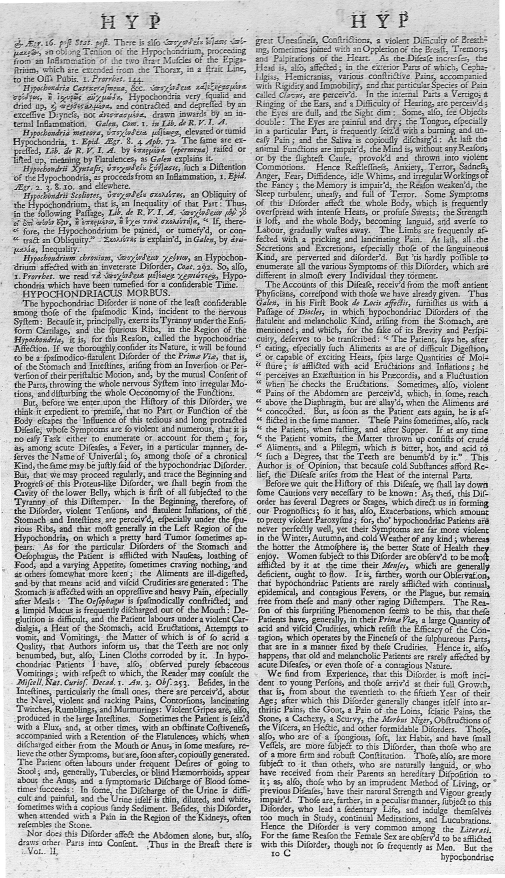
#> input picture data/01686x02_0838.jpg, 1515 x 2632 px, given in place of data, which was not available (shown at 1/3 size)
$ python preocr.py ../data
#> lines starting #> are read from the running program, lines starting #| are printed output that depends on the picture; pictures that were not available may be replaced by others from this repository, and a replacement may not be noted
# -*- coding: utf-8 -*-
from PIL import Image
import os
import argparse
import cv2
import numpy as np
from matplotlib import pyplot as plt
from skimage.color import rgb2gray
from skimage.filters import (threshold_yen, threshold_otsu, threshold_niblack, threshold_sauvola, threshold_local)
from skimage.exposure import rescale_intensity
from skimage.io import imread, imsave
from deskew import determine_skew
from skimage.transform import rotate


def main():
  parser = argparse.ArgumentParser(description='Améliorer des images de page pour l’ocr')
  parser.add_argument('images', metavar='image', nargs='+', help='Un ou plusieurs fichiers image')
  args = parser.parse_args()
  for src in args.images:
    beautify(src)

def beautify(src):
  """
  optimize
  """
#> called with src = '../data'
  dstname, _ = os.path.splitext(os.path.basename(src))
  dst = os.path.join(os.path.dirname(src), "out")
  os.makedirs(dst, exist_ok=True)
  dst =  os.path.join(dst, dstname + '.png')
  dpi = fdpi(src)
#> in fdpi, image_file is the input picture: PIL image 1515x2632 L; min 0, max 255, mean 184.4
#> in fdpi, `x_dpi, y_dpi = image_file.info['dpi']`: x_dpi = 195
#> dpi = 195
  print(dpi)
#| 195
  fx = 2;
  if (dpi < 250):
    fx = 3;
  if (dpi > 500):
    fx = 1;
  img = imread(src)
  img = cv2.resize(img, None, fx=fx, fy=fx, interpolation=cv2.INTER_CUBIC)
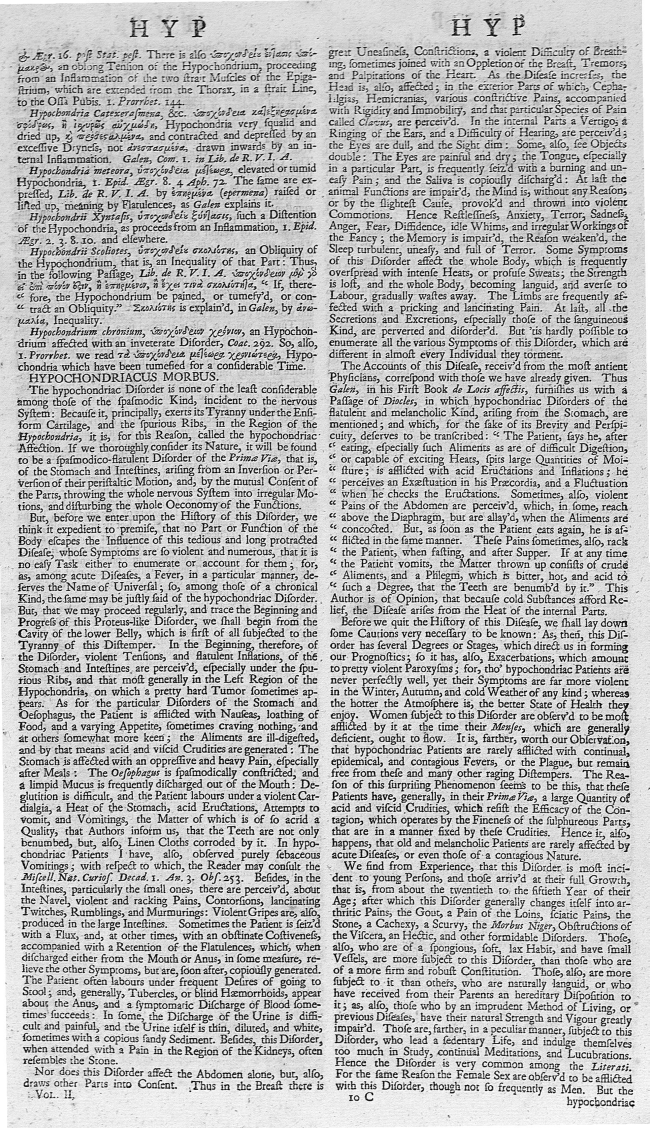
#> img: shape (7896, 4545) (shown at 1/7 size); min 0, max 255, mean 184.5
  thresh = threshold_yen(img)
#> thresh = 189
  # thresh = threshold_otsu(img)
  img = rescale_intensity(img, (0, thresh), (0, 255))
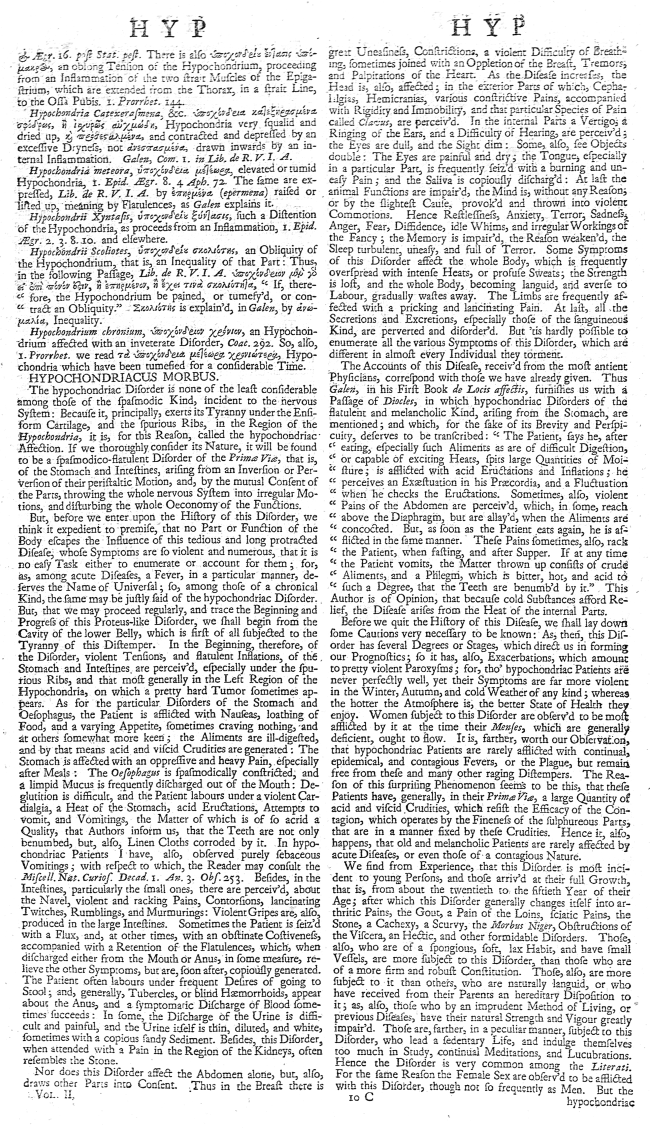
#> img: shape (7896, 4545) float64 (shown at 1/7 size); min 0, max 255, mean 217.3


  img = cv2.GaussianBlur(img, (9,9), 0)
  kernel = cv2.getStructuringElement(cv2.MORPH_ELLIPSE, (3,3))
  img = cv2.erode(img, kernel, iterations=2)
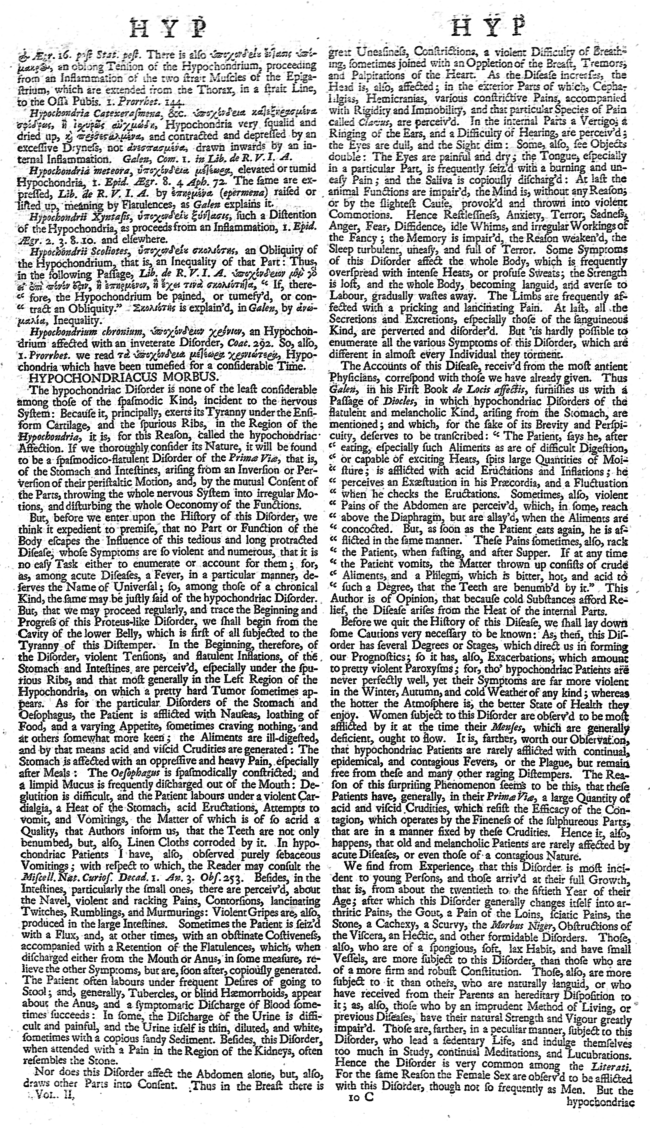
#> img: shape (7896, 4545) float64 (shown at 1/7 size); min 1.35, max 255, mean 198.2
  kernel = cv2.getStructuringElement(cv2.MORPH_ELLIPSE, (3,3))
  img = cv2.dilate(img, kernel, iterations=1)
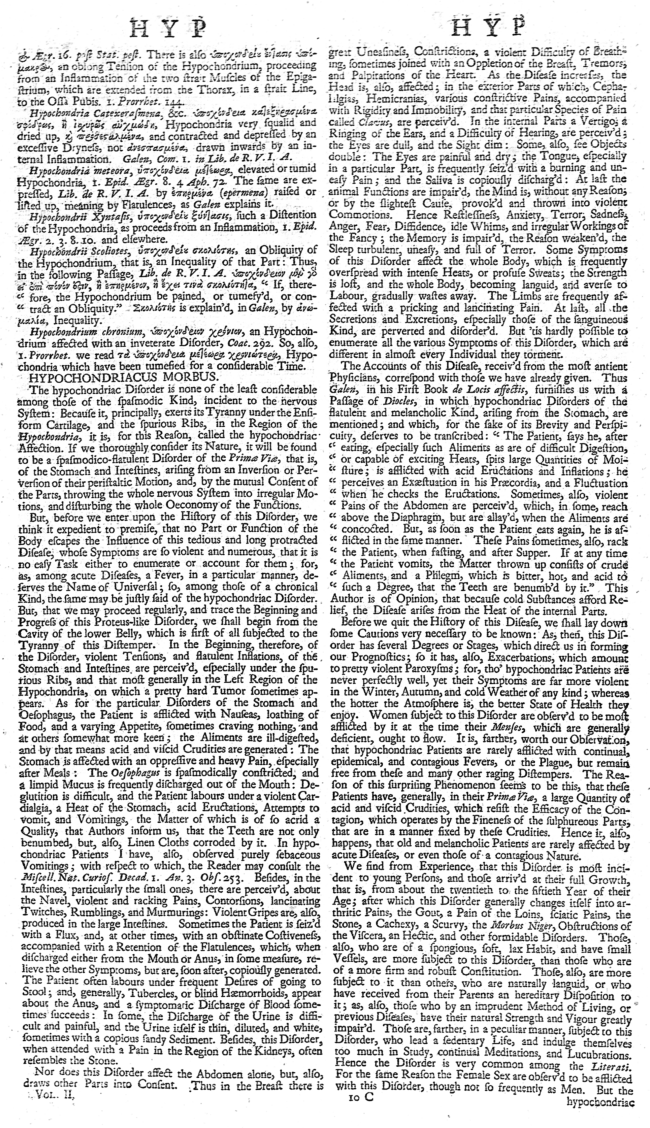
#> img: shape (7896, 4545) float64 (shown at 1/7 size); min 1.35, max 255, mean 207.6
  thresh = threshold_yen(img)
#> thresh = 209.9
  img = rescale_intensity(img, (0, thresh), (0, 255))

  img = img.astype(np.uint8)
  img = cv2.resize(img, None, fx=0.5, fy=0.5, interpolation=cv2.INTER_AREA)
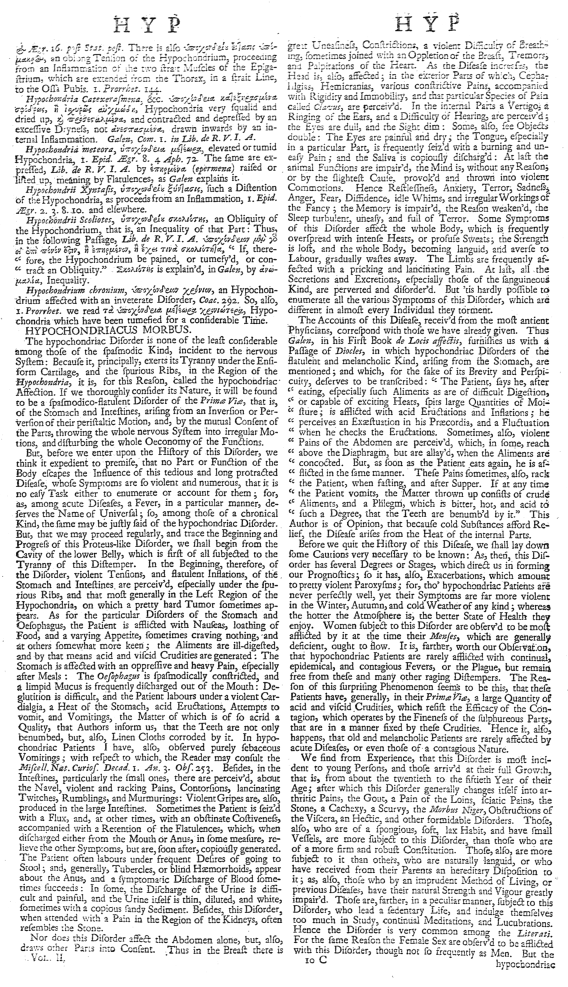
#> img: shape (3948, 2272) (shown at 1/4 size); min 1, max 255, mean 217
  imsave(dst, img)
  return
  mask = np.zeros(img.shape, dtype=np.uint8)
  # img = cv2.cvtColor(img, cv2.COLOR_BGR2GRAY)
  img = cv2.GaussianBlur(img, (7,7), 0)
  img = cv2.adaptiveThreshold(img,255,cv2.ADAPTIVE_THRESH_GAUSSIAN_C, cv2.THRESH_BINARY_INV,51,9)


  kernel = np.ones((5,5),np.uint8)
  img = cv.dilate(img, kernel, iterations = 1)
  img = cv.erode(img, kernel, iterations = 1)


  # [9 lines of commented-out code are left out]

def fdpi(src):
  image_file = Image.open(src)
  if image_file.info.get('dpi'):
    x_dpi, y_dpi = image_file.info['dpi']
    if x_dpi != y_dpi:
      print('Inconsistent DPI image data')
      return None
    return x_dpi;
  else:
    return None

if __name__ == "__main__":main()

$ run again, on data/begin_0511.jpg
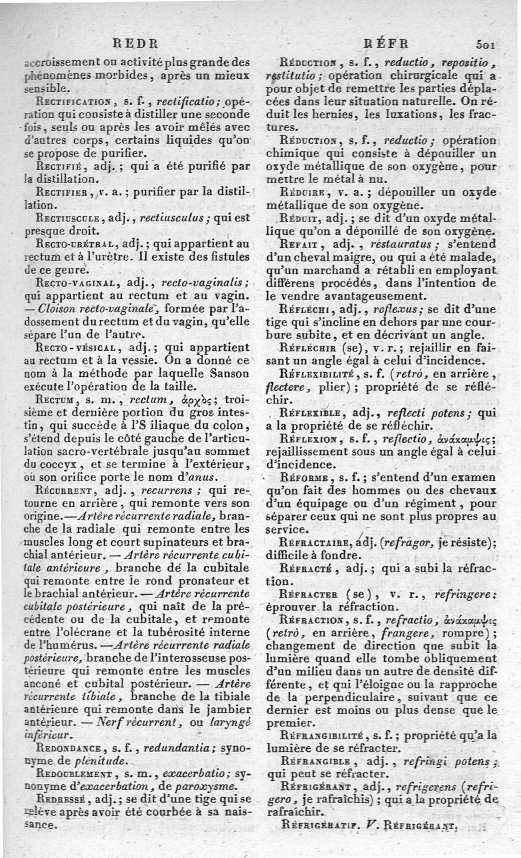
#> input picture data/begin_0511.jpg, 1561 x 2573 px, given in place of data, which was not available (shown at 1/3 size)
#> in fdpi, image_file is the input picture: PIL image 1561x2573 L; min 0, max 255, mean 208.1
#> x_dpi = 365
#| 365
#> in beautify, `thresh = threshold_yen(img)`: thresh = 195
#> in beautify, `img = cv2.dilate(img, kernel, iterations=1)`:
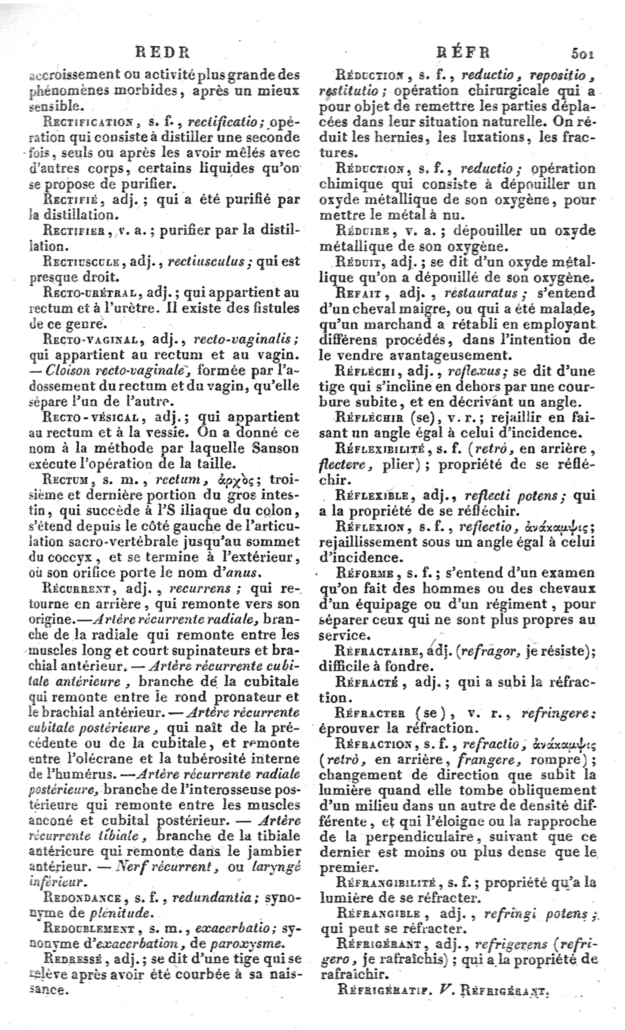
#> img: shape (5146, 3122) float64 (shown at 1/5 size); min 6.24, max 255, mean 224.5
#> in beautify, `thresh = threshold_yen(img)`: thresh = 223.4
#> in beautify, `img = cv2.resize(img, None, fx=0.5, fy=0.5, interpolation=cv2.INTER_AR..`:
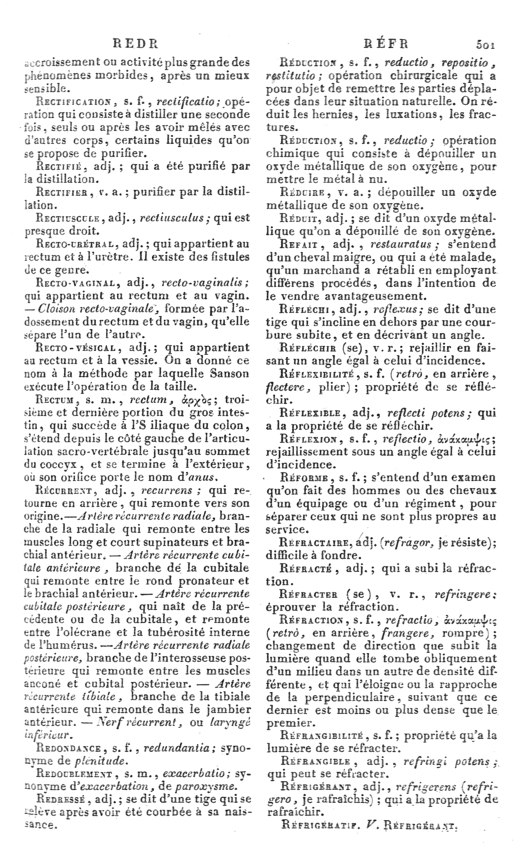
#> img: shape (2573, 1561) (shown at 1/3 size); min 7, max 255, mean 229.7

$ run again, on data/jamesfr_0732.jpg
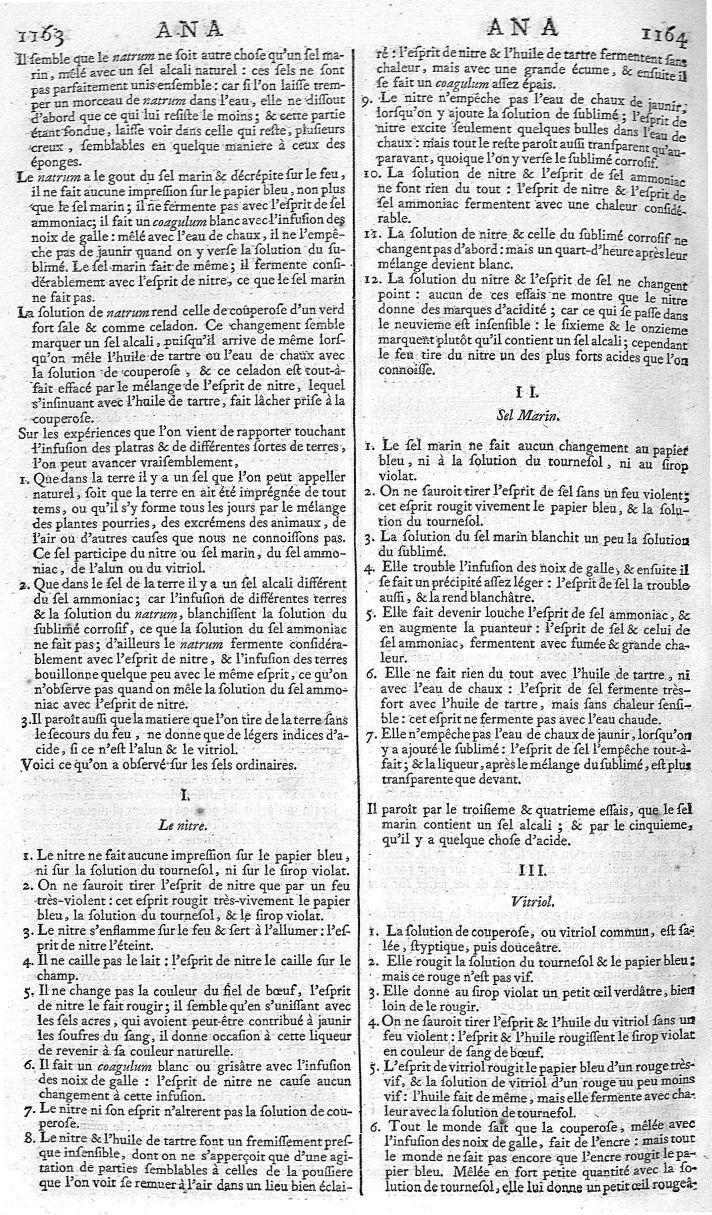
#> input picture data/jamesfr_0732.jpg, 1423 x 2430 px, given in place of data, which was not available (shown at 1/2 size)
#> in fdpi, image_file is the input picture: PIL image 1423x2430 L; min 0, max 255, mean 212.1
#> x_dpi = 196
#| 196
#> in beautify, `thresh = threshold_yen(img)`: thresh = 210
#> in beautify, `img = cv2.erode(img, kernel, iterations=2)`:
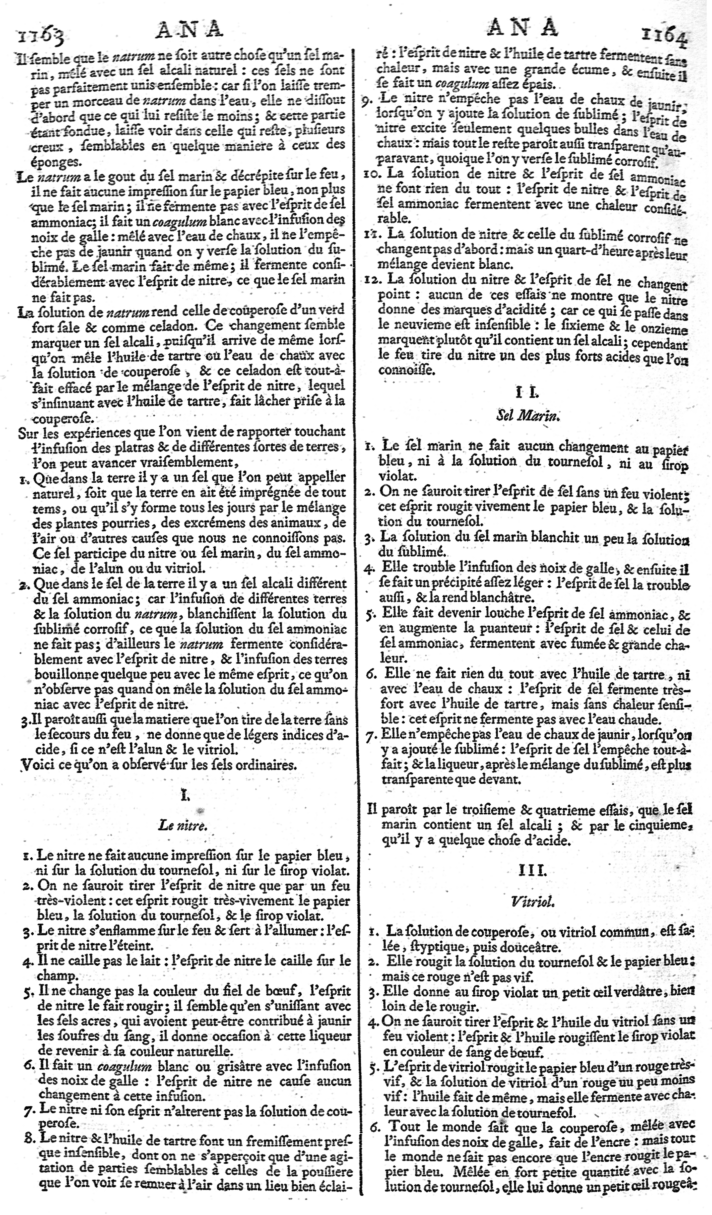
#> img: shape (7290, 4269) float64 (shown at 1/6 size); min 0.443, max 255, mean 212.9
#> in beautify, `img = cv2.dilate(img, kernel, iterations=1)`:
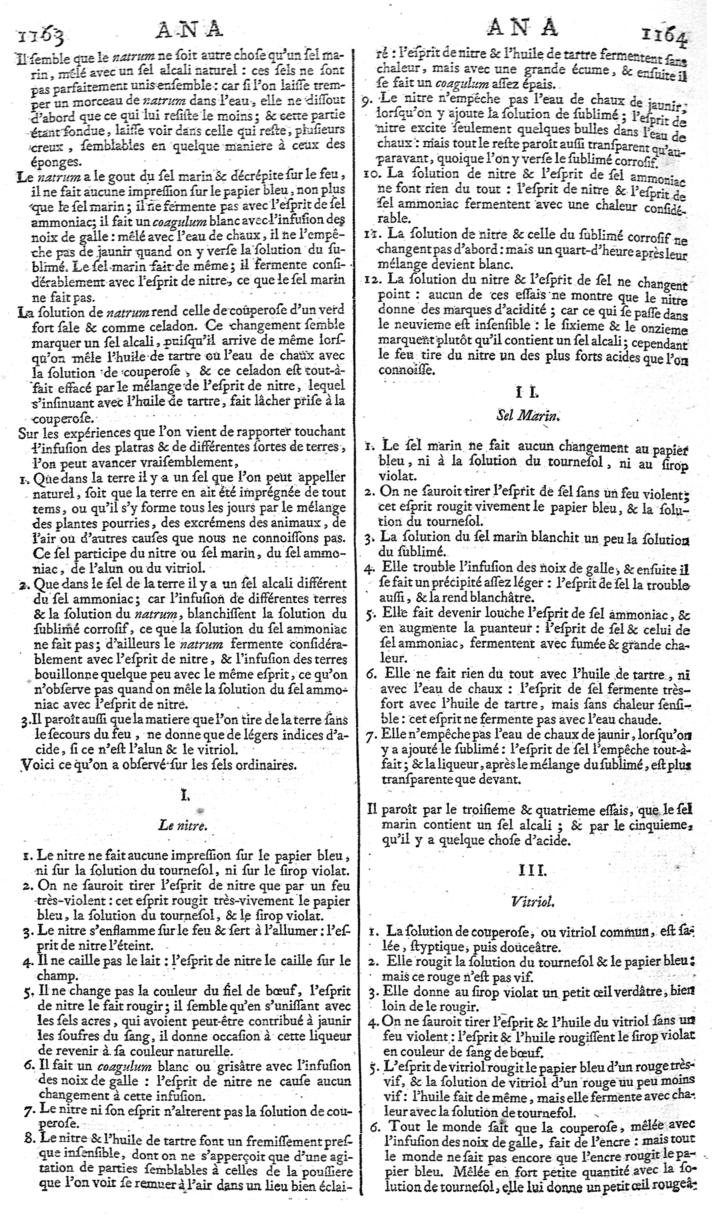
#> img: shape (7290, 4269) float64 (shown at 1/6 size); min 0.443, max 255, mean 220
#> in beautify, `thresh = threshold_yen(img)`: thresh = 220.7
